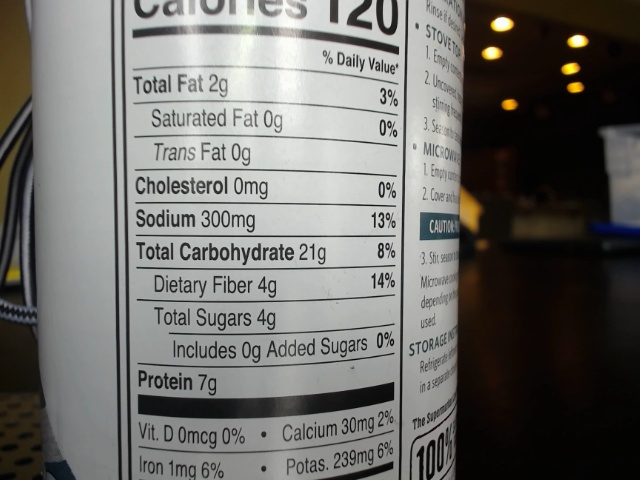
#> input picture GB1image.jpg, 640 x 480 px, given in place of imageh.jpg, which was not available
$ python nutrition_extract.py
#> lines starting #> are read from the running program, lines starting #| are printed output that depends on the picture
#####################################
# 1/15/2022 : Updated the code to add database output, all file names are added in string
# 2/10/2022 : Updated to database
# 3/01/2022 : Created subroutines and tkinter message boxes
####################################

#######################################
# Import Libraries from Python modules and variables are assigned
#######################################
import re
from re import M
from tabnanny import check
from typing import Dict
import cv2
from numpy.core.fromnumeric import resize
import pytesseract
from pytesseract import pytesseract
import csv
import PIL.Image
from pytesseract import Output
from re import search
import numpy as np
import os.path
from tkinter import *
import tkinter.messagebox
import tkinter as tk

#######################################
# All file names and database names saved at one location
#######################################
db_name =r'C:\Users\12086\Documents\python\data\Output_db.csv' # --> Raspberry pi only
#db_name = r'/home/pi/Desktop/code/data/Output_db.csv'  # --> Used for laptop debug
img_name = 'data/imageh.jpg'
img_name_save = 'data/image_box.jpg'
img_process = 'data/img_process.jpg'


#######################################
## Sub-routines for the main codes are defined here
#
#######################################

#######
#1 Guidelines currently used based on Fiber and Carb
#######
# [49 lines left out: functions Healthy_Fiber_Content, WIP, Tkmsgshow, ret_val, not called in this run]

#######################################
## CV2 Module - Image to Text Conversion
# Improve readability of the image by resizing and using cubic interpolation
# Current OEM (OCR Engine Mode) = 3 (Defaul available either neural net or Legacy engine)
# What do you mean by neural nets?
#       Neural net is AI. Neural net behaves like human brain. Neural net is used to here to corret the test based on matching patterns
#######################################
img = cv2.imread(img_name)
#> img is the input picture: shape (480, 640, 3); mean B, G, R 106.5, 109.8, 110.7
img = cv2.resize(img, None, fx=1.2, fy=1.2, interpolation=cv2.INTER_CUBIC)
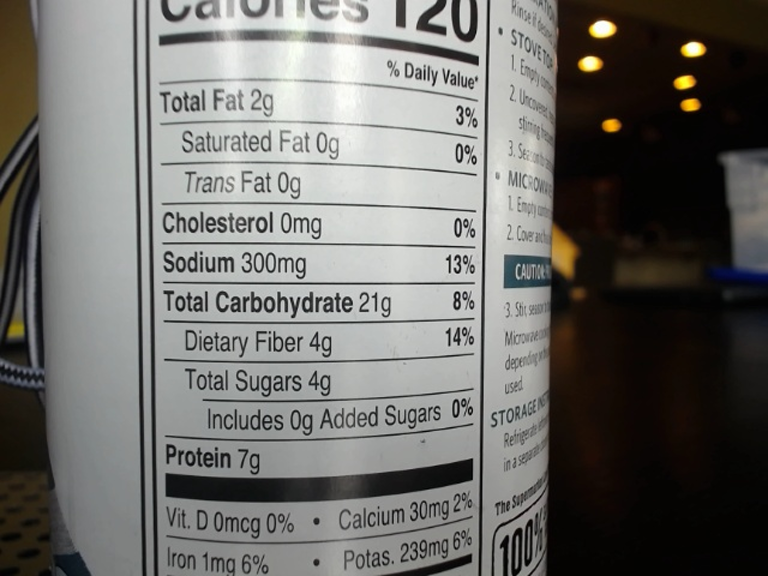
#> img: shape (576, 768, 3); mean B, G, R 106.5, 109.8, 110.7
resize = cv2.resize(img,(640,480))
cv2.imshow('Selected Image', resize)
cv2.waitKey(5000)
cv2.destroyAllWindows()

myconfig = r'-c preserve_interword_spaces=1 --psm 11 --oem 3'
#> (the run stopped early here; a loop or call above may not have finished)

$ run again, on GB2.jpg
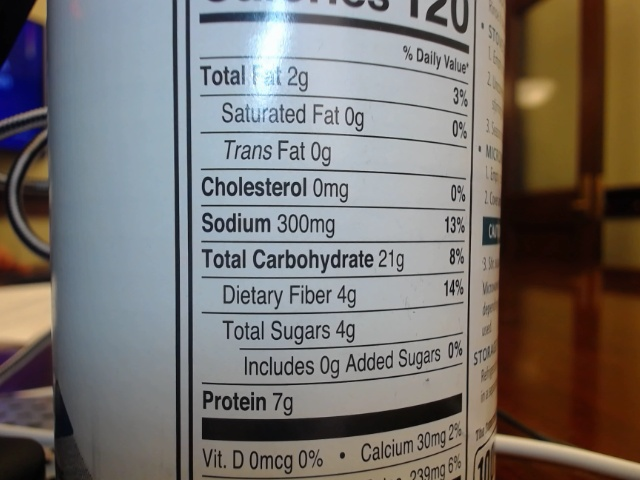
#> input picture GB2.jpg, 640 x 480 px, given in place of imageh.jpg, which was not available
#> img is the input picture: shape (480, 640, 3); mean B, G, R 110.7, 114.1, 118.8
#> `img = cv2.resize(img, None, fx=1.2, fy=1.2, interpolation=cv2.INTER_CU..`:
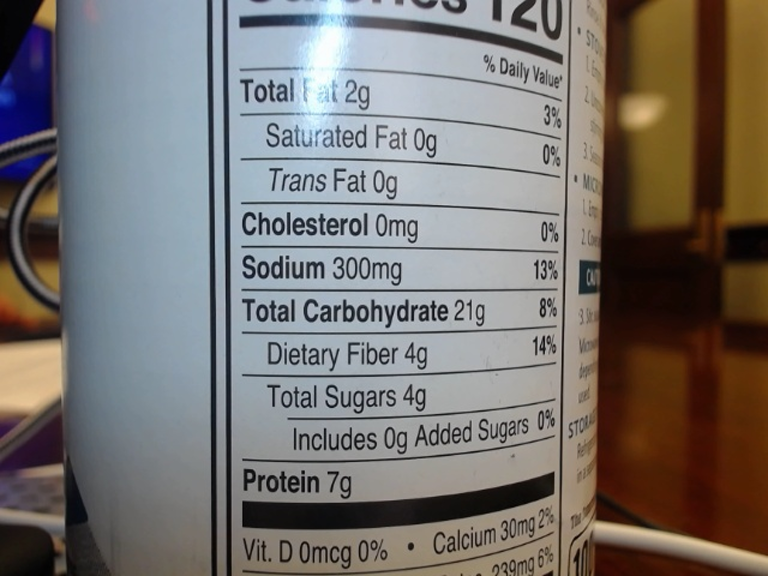
#> img: shape (576, 768, 3); mean B, G, R 110.7, 114.1, 118.8
